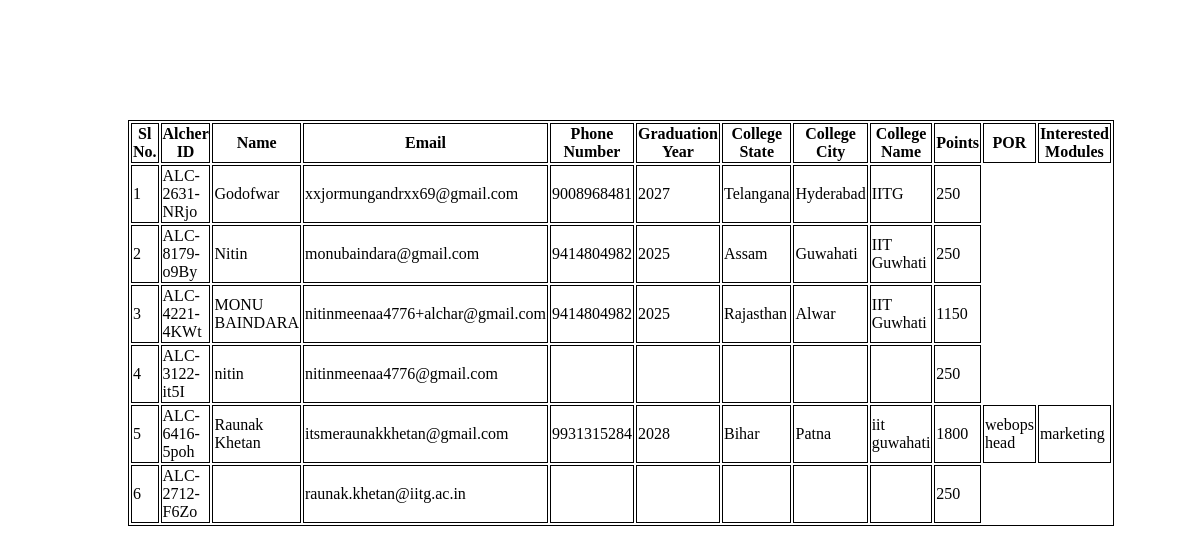
The page /users/gl79s2Gy8b on the database as committed earlier.
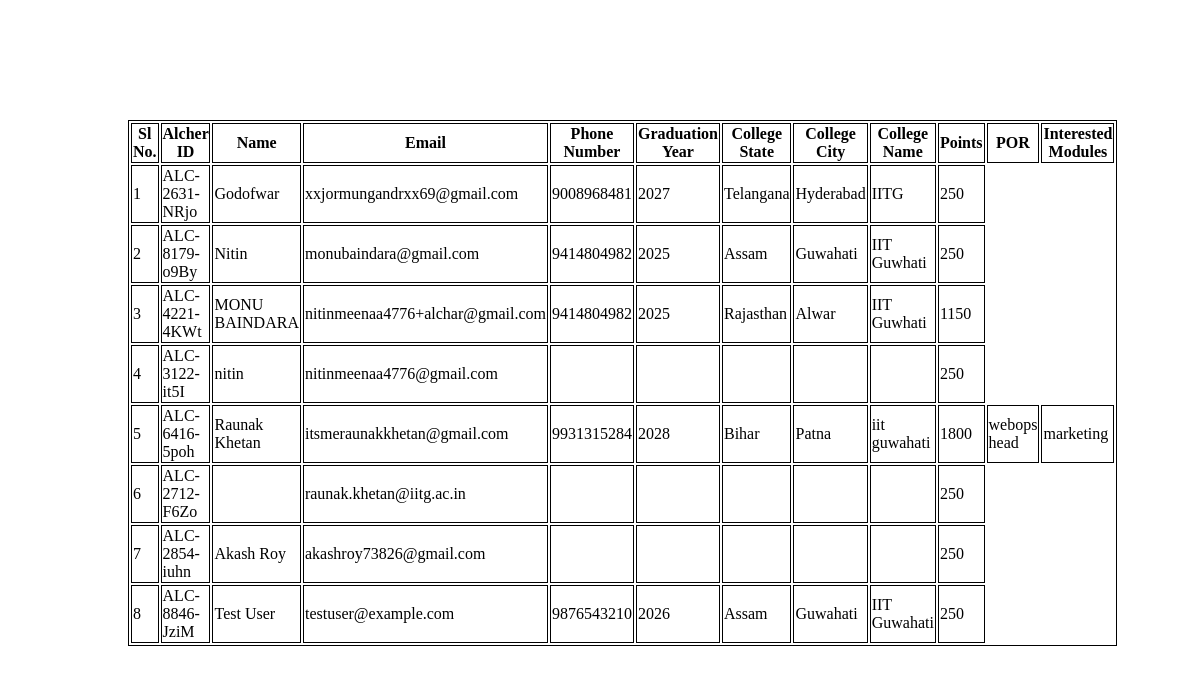
The same page on the database as committed later.
### apps/users/models.py (models this page shows, shortened)
class NewUser(AbstractBaseUser, PermissionsMixin):
    id = models.SlugField(primary_key=True, default=uuid.uuid4)
    alcherid = models.TextField(
         blank=True, null=True, unique=True, default=create_new_ref_number)
    img = models.ImageField(
        upload_to="image-uploads/", default='image-uploads/user.png')
    email = models.EmailField(_('email address'), unique=True)
    username = models.CharField(max_length=150, unique=False, default="user")
    firstname = models.CharField(max_length=150, blank=True)
    phone = models.TextField(unique=False, blank=True)
    graduation_year = models.CharField(max_length=200, unique=False)
    college_state = models.CharField(max_length=200, unique=False)
    college_city = models.CharField(max_length=200, unique=False)
    college_name = models.CharField(max_length=200, unique=False)
    position_of_responsibility = models.CharField(
        max_length=200, unique=False, blank=True)
    interested_modules = models.CharField(
        max_length=200, unique=False, blank=True)
    instahandle = models.CharField(
        max_length=200, blank=True, )
    referred_by = models.TextField(
        blank=True, null=True)
    referrals = models.IntegerField(default=0)
    date_joined = models.DateTimeField(default=timezone.now)
    provider = models.CharField(max_length=200, unique=False, default="email")
    about = models.TextField(_('about'), max_length=500, blank=True)
    is_staff = models.BooleanField(default=False)
    is_active = models.BooleanField(default=False)
    has_password = models.BooleanField(default=True)
    objects = CustomAccountManager()
    points = models.IntegerField(default=250)
    tasks = models.IntegerField(default=0)
    USERNAME_FIELD = 'email'
    REQUIRED_FIELDS = ['firstname']

### apps/users/views.py (the view)
# urls.py: path('gl79s2Gy8b',user_views.cadetails,name='cadetails'),
def cadetails(request):
    users=NewUser.objects.all().order_by("date_joined")
    return render(request=request,template_name="users/user_details.html",context={"users":users})

### templates/users/user_details.html (shortened to what this page needs)
<!DOCTYPE html>
<html lang="en">
<head>
</head>
<body>
    <div style="margin:10vw">
        <table style="width:80%;margin:auto">
            <tr>
                <th>Sl No.</th>
                <th>Alcher ID</th>
              <th>Name</th>
              <th>Email</th>
              <th>Phone Number</th>
              <th>Graduation Year</th>
              <th>College State</th>
              <th>College City</th>
              <th>College Name</th>
              <th>Points</th>
              <th>POR</th>
              <th>Interested Modules</th>
            </tr>
            {% for user in users%}
            <tr>
                <td>{{ forloop.counter }}</td>
             <td>{{user.alcherid}}</td>
             <td>{{user.firstname}}</td>
             <td>{{user.email}}</td>
             <td>{{user.phone}}</td>
             <td>{{user.graduation_year}}</td>
             <td>{{user.college_state}}</td>
             <td>{{user.college_city}}</td>
             <td>{{user.college_name}}</td>
             <td>{{user.points}}</td>
             {% if user.position_of_responsibility %}
             <td>{{user.position_of_responsibility}}</td>
             {% endif %}
             {% if user.interested_modules %}
             <td>{{user.interested_modules}}</td>
             {% endif %}
            </tr>
            {% endfor %}
          </table>
    </div>
</body>
</html>

Rows that differ between the two databases and show on the page:
added NewUser: alcherid "ALC-2854-iuhn", firstname "Akash Roy", email "akashroy73826@gmail.com", points "250"
added NewUser: alcherid "ALC-8846-JziM", firstname "Test User", email "testuser@example.com", phone "9876543210", graduation_year "2026", college_state "Assam", college_city "Guwahati", college_name "IIT Guwahati", points "250"
